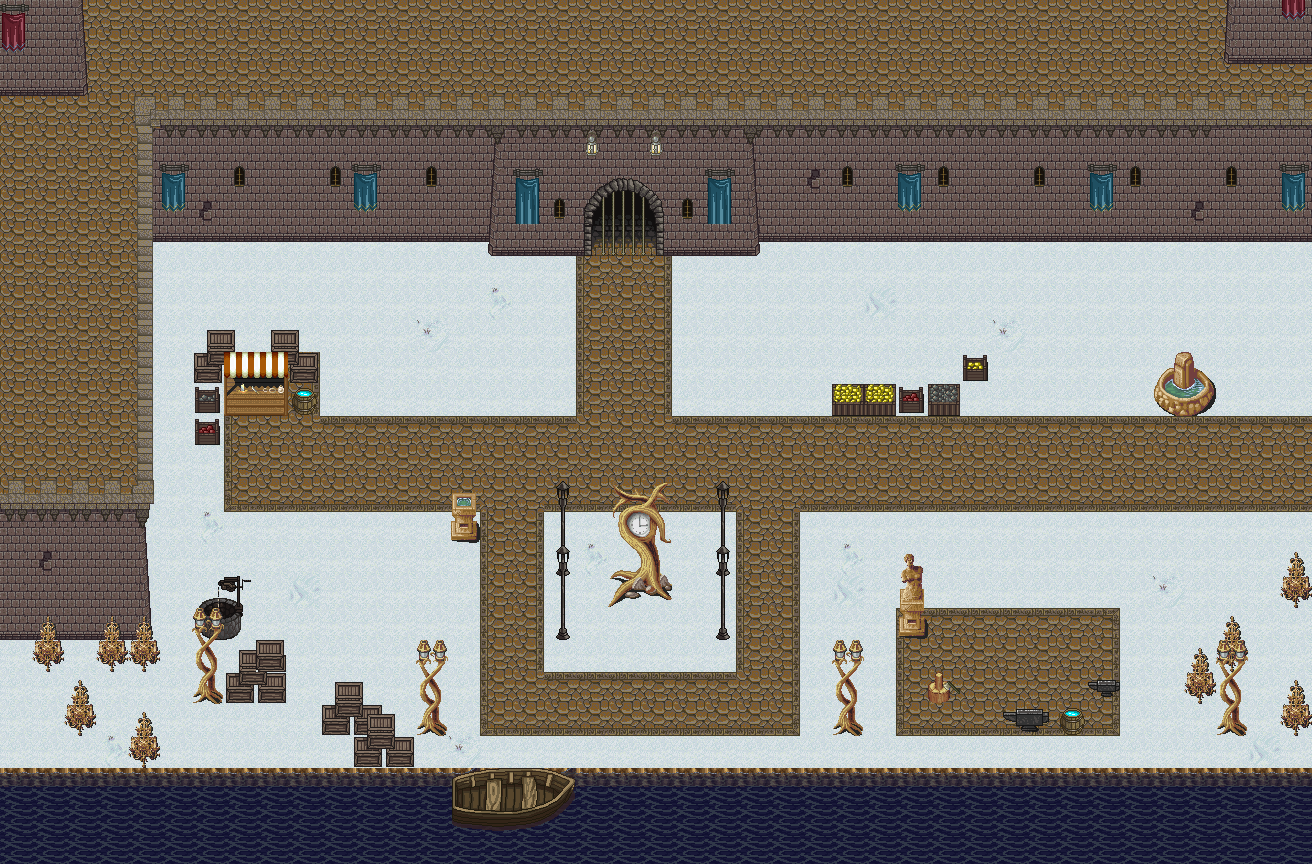

A level layout from a 2D game, rendered from its tile map. Below: a short description, then the map file with tile-grid data replaced by summaries:
An orthogonal 41x27 tile map with 32x32 px tiles, 4 tile layers (background1, background2, collision, foreground), 5 tilesets and 15 objects (10x npc, 2x portal, 2x landing, conversation).

<map version="1.0" orientation="orthogonal" renderorder="right-down" width="41" height="27" tilewidth="32" tileheight="32" nextobjectid="80">
 <tileset firstgid="1" name="snowWIP" tilewidth="32" tileheight="32" tilecount="256" columns="16">
  <image source="snowWIP.png" trans="000000" width="512" height="512" />
 </tileset>
 <tileset firstgid="257" name="south_figaro" tilewidth="32" tileheight="32" tilecount="2304" columns="72">
  <image source="south_figaro.png" trans="000000" width="2331" height="1024" />
 </tileset>
 <tileset firstgid="2561" name="town" tilewidth="32" tileheight="32" tilecount="256" columns="16">
  <image source="town.png" trans="000000" width="512" height="512" />
 </tileset>
 <tileset firstgid="2817" name="Castle" tilewidth="32" tileheight="32" tilecount="256" columns="16">
  <image source="Castle.png" trans="000000" width="512" height="512" />
 </tileset>
 <tileset firstgid="3073" name="Castle2" tilewidth="32" tileheight="32" tilecount="256" columns="16">
  <image source="Castle2.png" trans="000000" width="512" height="512" />
 </tileset>
 <layer name="background1" width="41" height="27">
  <data>[1107 cells, 1070 non-empty, 32 distinct tile ids]</data>
 </layer>
 <layer name="background2" width="41" height="27">
  <data>[1107 cells, 81 non-empty, 26 distinct tile ids]</data>
 </layer>
 <layer name="collision" width="41" height="27">
  <data>[1107 cells, 186 non-empty, 60 distinct tile ids]</data>
 </layer>
 <layer name="foreground" width="41" height="27">
  <data>[1107 cells, 52 non-empty, 21 distinct tile ids]</data>
 </layer>
 <objectgroup name="objects">
  <object id="2" name="Guard" type="npc" x="568" y="322.667">
   <properties>
    <property name="tag" value="town_guard" />
   </properties>
  </object>
  <object id="3" name="Guard" type="npc" x="667" y="324">
   <properties>
    <property name="tag" value="town_guard" />
   </properties>
  </object>
  <object id="4" name="Merchant" type="npc" x="257.333" y="450">
   <properties>
    <property name="tag" value="town_merchant" />
   </properties>
  </object>
  <object id="5" name="Villager" type="npc" x="900" y="365.333">
   <properties>
    <property name="tag" value="town_villager" />
   </properties>
  </object>
  <object id="6" name="Villager" type="npc" x="1017.33" y="672">
   <properties>
    <property name="tag" value="town_villager" />
   </properties>
  </object>
  <object id="7" name="Villager" type="npc" x="569.333" y="744.333">
   <properties>
    <property name="tag" value="town_villager" />
   </properties>
  </object>
  <object id="8" name="Villager" type="npc" x="612" y="744.333">
   <properties>
    <property name="tag" value="town_villager" />
   </properties>
  </object>
  <object id="9" name="Villager" type="npc" x="471" y="403.667">
   <properties>
    <property name="tag" value="town_villager" />
   </properties>
  </object>
  <object id="10" name="Villager" type="npc" x="367.333" y="557.333">
   <properties>
    <property name="tag" value="town_villager" />
   </properties>
  </object>
  <object id="28" name="portal" type="portal" x="1288" y="430" width="14" height="69">
   <properties>
    <property name="destination" value="woods" />
    <property name="landing" value="west" />
   </properties>
  </object>
  <object id="29" name="east-landing" type="landing" x="1248" y="436" width="13" height="62">
   <properties>
    <property name="positioning" value="east" />
   </properties>
  </object>
  <object id="74" name="conversation-zone" type="conversation" x="860" y="405" width="91" height="45">
   <properties>
    <property name="text" value="So sorry... I'm currently out of produce." />
   </properties>
  </object>
  <object id="76" name="portal" type="portal" x="583" y="262" width="82" height="13">
   <properties>
    <property name="destination" value="town-inside" />
    <property name="landing" value="south" />
   </properties>
  </object>
  <object id="77" name="north-landing" type="landing" x="613.665" y="293" width="22.5468" height="13">
   <properties>
    <property name="positioning" value="north" />
   </properties>
  </object>
  <object id="78" name="WalkingNpc" type="npc" x="1078.33" y="573.473">
   <properties>
    <property name="tag" value="dog" />
    <property name="walking-state" value="left-and-right" />
   </properties>
  </object>
 </objectgroup>
</map>
